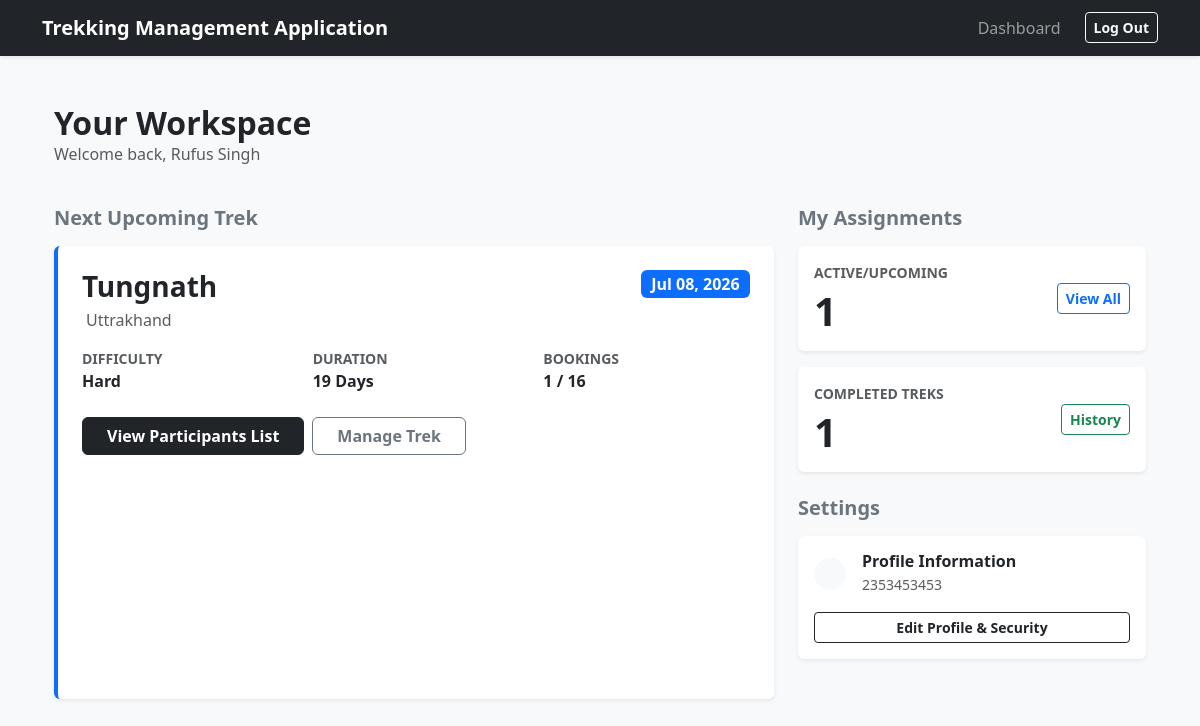
The page /staff/dashboard (signed in) on the database as committed earlier.
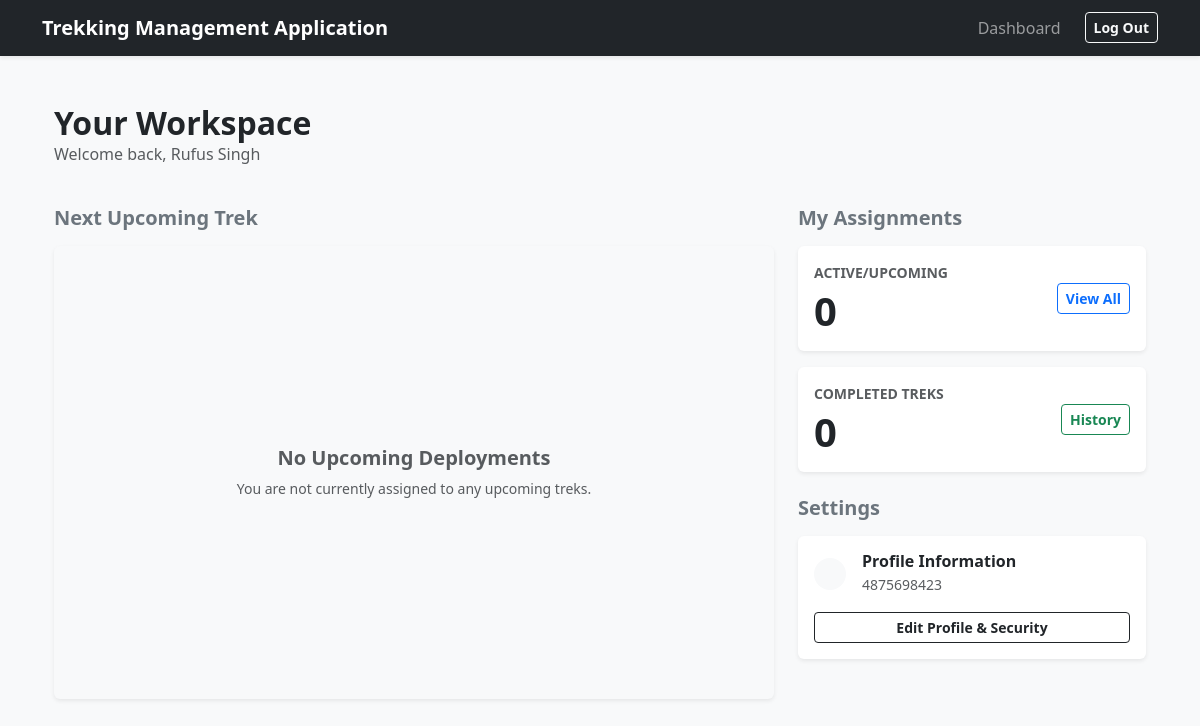
The same page on the database as committed later.
### app/models.py (models this page shows)
class Trek(db.Model):
    __tablename__ = "treks"
    id = db.Column(db.Integer, primary_key=True)
    trek_name = db.Column(db.String(200), nullable=False)
    assigned_staff_id = db.Column(db.Integer, db.ForeignKey('users.id'), nullable=False)
    location = db.Column(db.String(100), nullable=False)
    difficulty = db.Column(db.String(50), nullable=False)
    duration = db.Column(db.Integer, nullable=False)
    available_slots = db.Column(db.Integer, nullable=False)
    status = db.Column(db.String(30), nullable=False)
    start_date = db.Column(db.DateTime, nullable=False)
    end_date = db.Column(db.DateTime, nullable=False)
    bookings = db.relationship('Booking', backref='trek', lazy=True, cascade='all, delete-orphan')
    assigned_staff = db.relationship('User', foreign_keys=[assigned_staff_id])

class StaffProfile(db.Model):
    __tablename__ = "staff_profiles"
    id = db.Column(db.Integer, primary_key=True)
    user_id = db.Column(db.Integer, db.ForeignKey('users.id'), unique=True, nullable=False)
    contact_number = db.Column(db.String(15), unique=True, nullable=False)
    status = db.Column(db.String(20), nullable=False)

### app/routes/staff.py (the view)
@staff_bp.route('/dashboard')
def staff_dashboard():
    staff_id = session['user_id']
    staff_user = models.User.query.get(staff_id)
    active_treks_count = models.Trek.query.filter(models.Trek.assigned_staff_id == staff_id,
                                                  models.Trek.status.in_(['Upcoming', 'Active'])).count()
    completed_treks_count = models.Trek.query.filter(models.Trek.assigned_staff_id == staff_id,
                                                     models.Trek.status == 'Completed').count()
    next_trek = models.Trek.query.filter(models.Trek.assigned_staff_id == staff_id,
                                         models.Trek.status == 'Upcoming').order_by(models.Trek.start_date.asc()).first()
    return render_template('/staff/dashboard/dashboard.html', staff_user=staff_user, active_count=active_treks_count, completed_count=completed_treks_count, next_trek=next_trek)

### app/routes/staff.py (called while the page is built)
@staff_bp.before_request
def staff_hold():
    if 'user_id' not in session or session.get('role') != 'Staff':
        flash("Unauthorized Access, relogin", "danger")
        return redirect(url_for('auth.login'))
    current_staff_user = models.User.query.get(session['user_id']) # Searches using Primary ID helps with performance boost
    if current_staff_user.staff_profile.status == "Pending_Active":
        allowed_endpoints = ['staff.update_profile', 'auth.logout']
        if request.endpoint not in allowed_endpoints:
            flash("You must finalize your profile first", "warning")
            return redirect(url_for('staff.update_profile'))

### app/templates/staff/dashboard/dashboard.html (shortened to what the changed rows need)
{% extends "base.html" %}
{% block content %}
<div class="container mt-4">
    <div class="row mb-4">
        <div class="col-12">
            <h2 class="fw-bold mb-0">Your Workspace</h2>
        </div>
    </div>
    <div class="row mb-4">
        <div class="col-lg-8 mb-3">
            {% if next_trek %}
            <div class="card shadow-sm border-0 border-start border-primary border-4 h-100">
                <div class="card-body p-4">
                    <div class="d-flex justify-content-between align-items-start mb-3">
                        <div>
                            <h3 class="fw-bold mb-1">{{ next_trek.trek_name }}</h3>
                            <p class="text-muted mb-0">{{ next_trek.location }}</p>
                        </div>
                        <span class="badge bg-primary fs-6">{{ next_trek.start_date.strftime('%b %d, %Y') }}</span>
                    </div>
                    <div class="row mb-4">
                        <div class="col-sm-4">
                            <small class="text-muted d-block fw-bold text-uppercase">Difficulty</small>
                            <span class="fw-semibold">{{ next_trek.difficulty }}</span>
                        </div>
                        <div class="col-sm-4">
                            <small class="text-muted d-block fw-bold text-uppercase">Duration</small>
                            <span class="fw-semibold">{{ next_trek.duration }} Days</span>
                        </div>
                        <div class="col-sm-4">
                            <small class="text-muted d-block fw-bold text-uppercase">Bookings</small>
                            <span class="fw-semibold">{{ next_trek.bookings | length }} / {{ next_trek.available_slots + (next_trek.bookings | length) }}</span>
                        </div>
                    </div>
                    <div class="d-flex gap-2">
                        <a href="{{ url_for('staff.manage_participants', trek_id=next_trek.id) }}" class="btn btn-dark fw-bold px-4">View Participants List</a>
                        <a href="{{ url_for('staff.manage_treks', trek_id=next_trek.id) }}" class="btn btn-outline-secondary fw-bold px-4">Manage Trek</a>
                    </div>
                </div>
            </div>
            {% else %}
            <div class="card shadow-sm border-0 h-100 bg-light">
                <div class="card-body p-5 text-center d-flex flex-column justify-content-center">
                    <h5 class="text-muted fw-bold mb-2">No Upcoming Deployments</h5>
                    <p class="text-muted small mb-0">You are not currently assigned to any upcoming treks.</p>
                </div>
            </div>
            {% endif %}
        </div>
        <div class="col-lg-4 mb-3">
            <div class="card shadow-sm border-0 mb-3 bg-white">
                <div class="card-body d-flex justify-content-between align-items-center">
                    <div>
                        <p class="text-muted fw-bold text-uppercase small mb-1">Active/Upcoming</p>
                        <h2 class="display-6 fw-bold text-dark mb-0">{{ active_count }}</h2>
                    </div>
                </div>
            </div>
            <div class="card shadow-sm border-0 bg-white">
                <div class="card-body d-flex justify-content-between align-items-center">
                    <div>
                        <p class="text-muted fw-bold text-uppercase small mb-1">Completed Treks</p>
                        <h2 class="display-6 fw-bold text-dark mb-0">{{ completed_count }}</h2>
                    </div>
                </div>
            </div>
            <div class="card shadow-sm border-0 bg-white">
                <div class="card-body">
                    <div class="d-flex align-items-center mb-3">
                        <div>
                            <h6 class="fw-bold mb-0">Profile Information</h6>
                            <small class="text-muted">{{ staff_user.staff_profile.contact_number }}</small>
                        </div>
                    </div>
                </div>
            </div>
        </div>
    </div>
</div>
{% endblock %}

Rows that differ between the two databases and show on the page:
no longer on this page (row edited): Trek: trek_name "Tungnath", location "Uttrakhand", start_date "Jul 08, 2026", difficulty "Hard", duration "19"
changed StaffProfile: staff_profile.contact_number "2353453453" → "4875698423"
Other text that changed with them:
{{ active_count }}: "1" → "0"
{{ completed_count }}: "1" → "0"
{{ next_trek.bookings | length }}: "1" → (not shown)
{{ next_trek.available_slots + (next_trek.bookings | length) }}: "16" → (not shown)
text no longer shown: "DIFFICULTY DURATION Days BOOKINGS / View Participants List Manage Trek"
text now shown: "No Upcoming Deployments You are not currently assigned to any upcoming treks."
